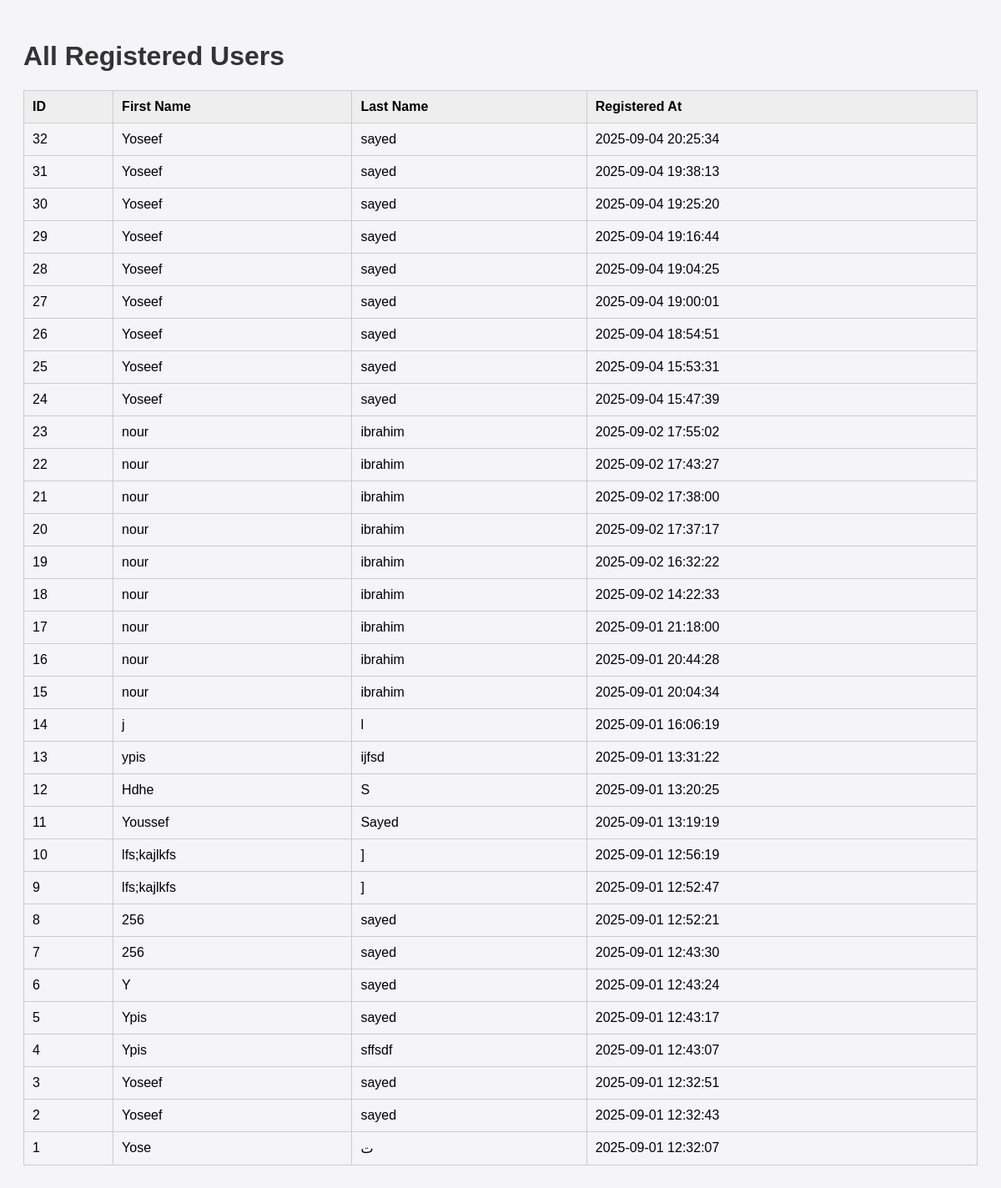
The app's page /all_users, older data.
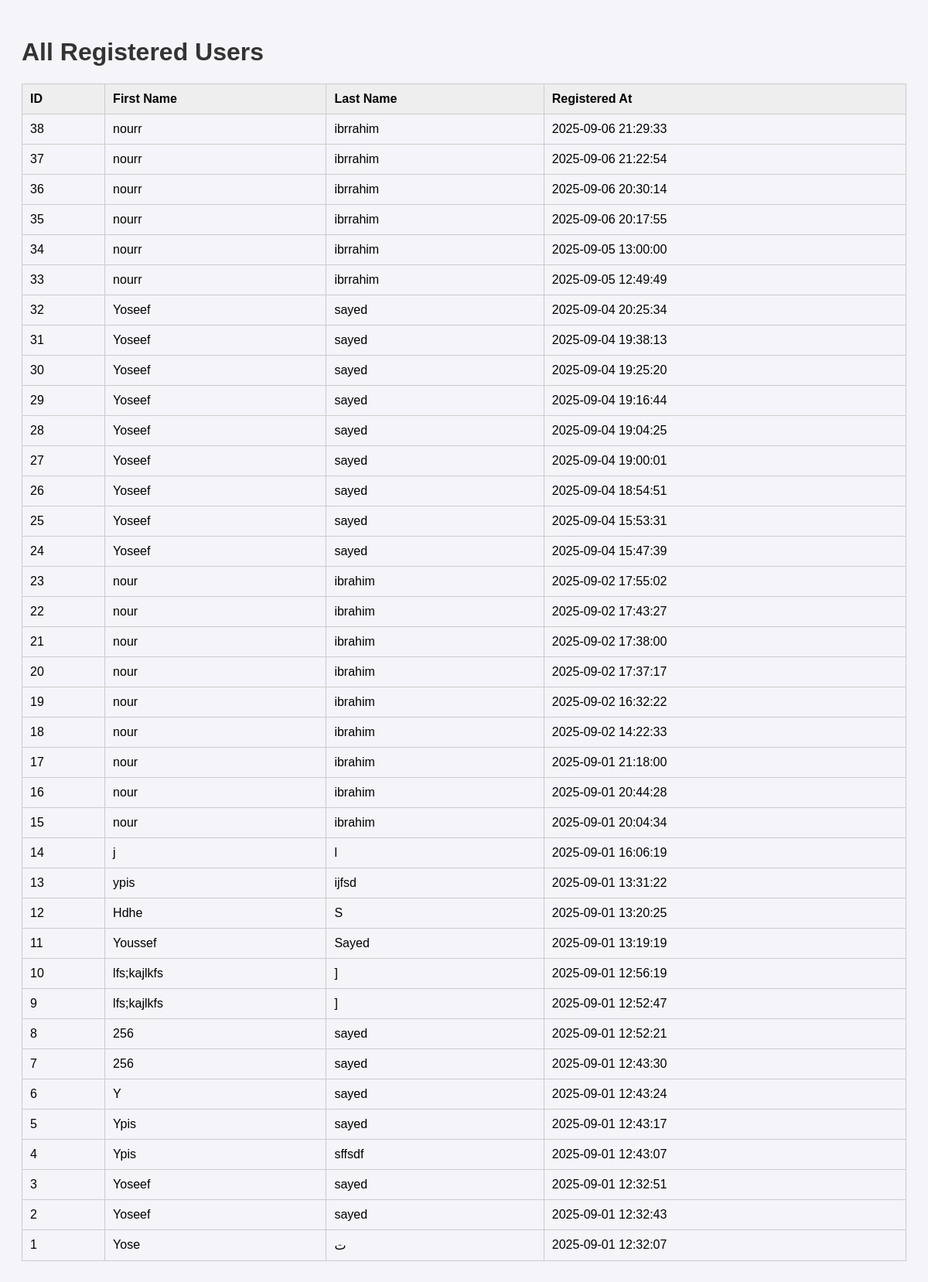
The same page, newer data.
### tables this page shows
CREATE TABLE users (
        id INTEGER PRIMARY KEY AUTOINCREMENT,
        first_name TEXT NOT NULL,
        last_name TEXT NOT NULL,
        created_at TIMESTAMP DEFAULT CURRENT_TIMESTAMP
    );

### app.py (the view)
@app.route("/all_users")
def all_users():
    users = db.execute("SELECT * FROM users ORDER BY created_at DESC")
    return render_template("all_users.html", users=users)

### templates/all_users.html (shortened to what this page needs)
<!doctype html>
<html lang="en">
<head>
</head>
<body>
  <h1>All Registered Users</h1>
  <table>
    <tr>
      <th>ID</th>
      <th>First Name</th>
      <th>Last Name</th>
      <th>Registered At</th>
    </tr>
    {% for user in users %}
    <tr>
      <td>{{ user.id }}</td>
      <td>{{ user.first_name }}</td>
      <td>{{ user.last_name }}</td>
      <td>{{ user.created_at }}</td>
    </tr>
    {% endfor %}
  </table>
</body>
</html>

### templates/all_users.html (style rules this page uses)
body { font-family: Arial, sans-serif; padding: 20px; background: #f4f4f9; }
h1 { color: #333; }
table { width: 100%; border-collapse: collapse; margin-top: 20px; }
th, td { padding: 10px; border: 1px solid #ccc; text-align: left; }
th { background: #eee; }

Row changes from the older to the newer data that the page shows:
added users: id "38", first_name "nourr", last_name "ibrrahim", created_at "2025-09-06 21:29:33"
added users: id "37", first_name "nourr", last_name "ibrrahim", created_at "2025-09-06 21:22:54"
added users: id "36", first_name "nourr", last_name "ibrrahim", created_at "2025-09-06 20:30:14"
added users: id "35", first_name "nourr", last_name "ibrrahim", created_at "2025-09-06 20:17:55"
added users: id "34", first_name "nourr", last_name "ibrrahim", created_at "2025-09-05 13:00:00"
added users: id "33", first_name "nourr", last_name "ibrrahim", created_at "2025-09-05 12:49:49"
